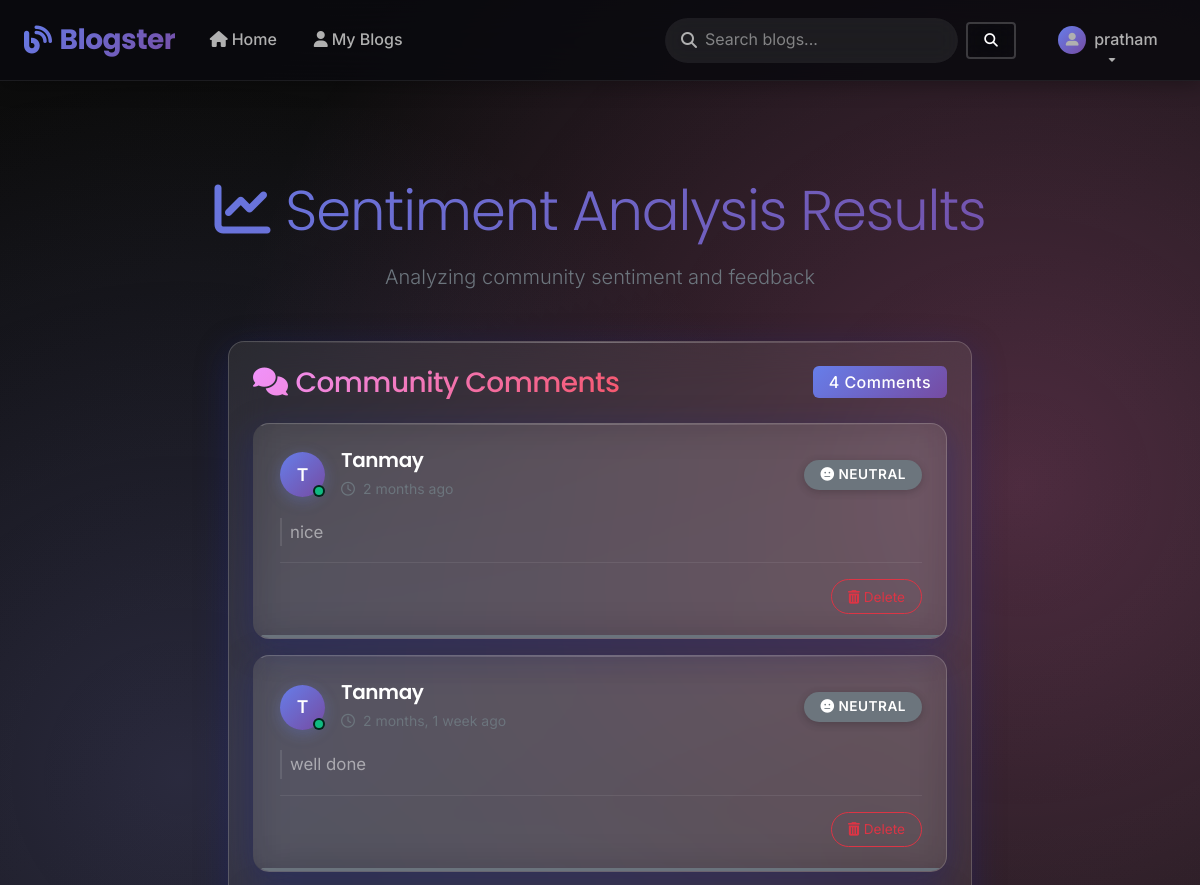
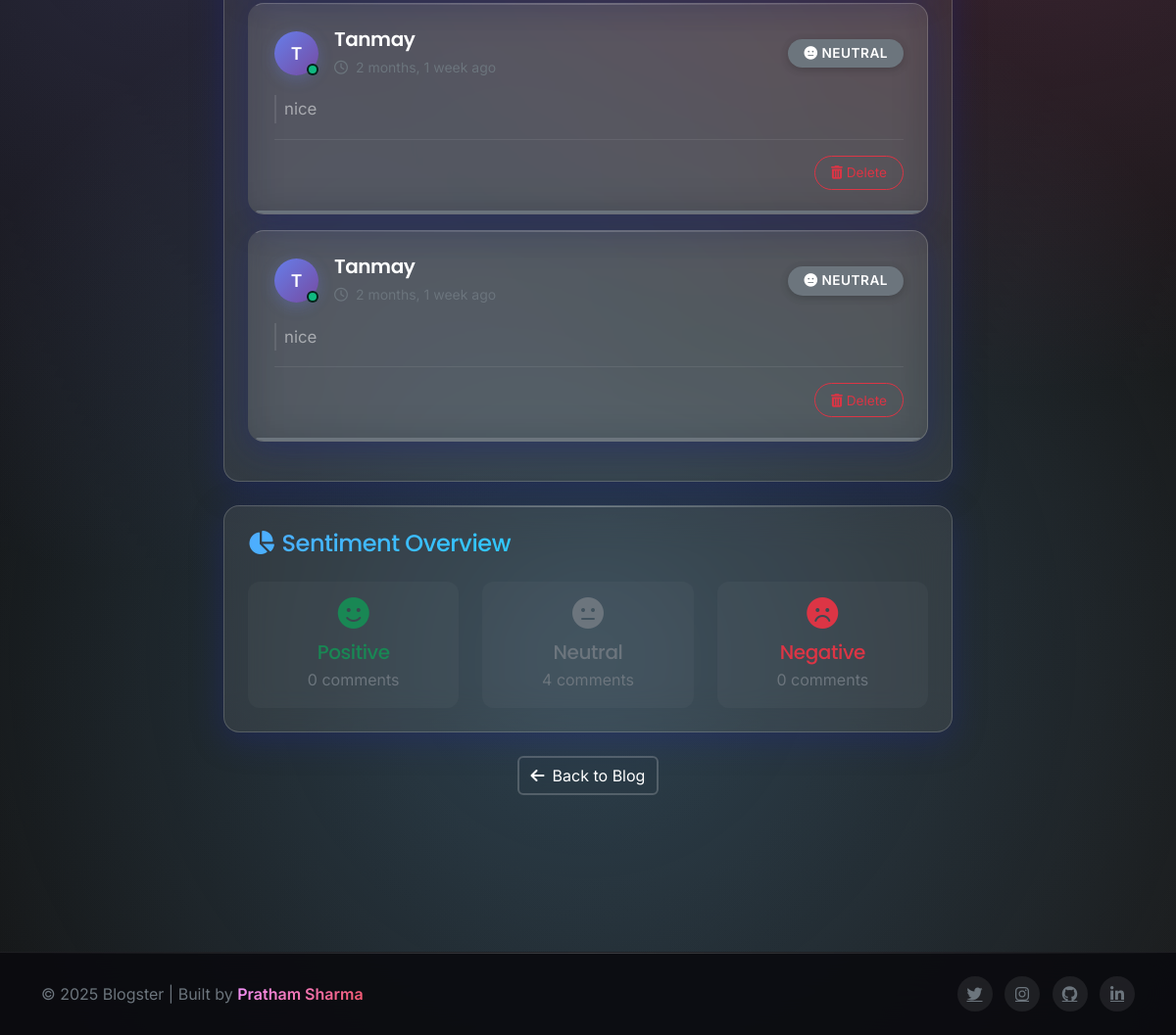
/tweet/1/neutral/count_analysis (signed in), run on the app's committed database (2 pictures, top to bottom).
### tweet/models.py (models this page shows, shortened)
class Comment(models.Model):
    tweet = models.ForeignKey(Tweet, on_delete=models.CASCADE, related_name='comments')
    user = models.ForeignKey(User, on_delete=models.CASCADE)
    text = models.TextField(max_length=500)
    created_at = models.DateTimeField(auto_now_add=True)
    sentiment = models.CharField(max_length=20, default='neutral')  # 'positive', 'negative', 'neutral'

### tweet/views.py (the view)
# urls.py: path('<int:tweet_id>/<str:sentiment>/count_analysis',views.sentiment_list, name='sentiment_list'),
@login_required
def sentiment_list(request,tweet_id,sentiment):
    tweet = get_object_or_404(Tweet, id=tweet_id)
    comments = tweet.comments.filter(sentiment=sentiment).order_by('-created_at')
    positive_count = tweet.comments.filter(sentiment='positive').count()
    negative_count = tweet.comments.filter(sentiment='negative').count()
    neutral_count = tweet.comments.filter(sentiment='neutral').count()
    return render(request, 'sentiment_list.html', {
        'tweet': tweet,
        'comments': comments,
        'sentiment': sentiment,
        'positive_count': positive_count,
        'negative_count': negative_count,
        'neutral_count': neutral_count
    })

### tweet/templates/sentiment_list.html (shortened to what this page needs)
{% extends "layout.html" %}
{% block content %}
<div class="container-fluid py-5">
    <div class="text-center mb-5">
        <h1 class="display-4 mb-3 gradient-text">
            <i class="fas fa-chart-line me-3"></i>Sentiment Analysis Results
        </h1>
        <p class="lead text-secondary">Analyzing community sentiment and feedback</p>
    </div>
    <div class="row justify-content-center">
        <div class="col-lg-10 col-xl-8">
            {% if comments %}
                <div class="glass-card p-4 mb-4">
                    <div class="d-flex align-items-center justify-content-between mb-4">
                        <h3 class="secondary-gradient-text mb-0">
                            <i class="fas fa-comments me-2"></i>Community Comments
                        </h3>
                        <div class="badge bg-primary-custom fs-6 px-3 py-2">
                            {{ comments|length }} Comment{{ comments|length|pluralize }}
                        </div>
                    </div>
                    <div class="comments-container">
                        {% for comment in comments %}
                        <div class="comment-card glass-card mb-3 p-4 position-relative animate-on-scroll">
                            <div class="d-flex align-items-center justify-content-between mb-3">
                                <div class="d-flex align-items-center">
                                    <a href="{% url 'user_profile' comment.user.id %}" style="color: inherit; text-decoration: none;">
                                    <div class="user-avatar me-3">
                                        <div style="
                                            width: 45px;
                                            height: 45px;
                                            background: var(--primary-gradient);
                                            border-radius: 50%;
                                            display: flex;
                                            align-items: center;
                                            justify-content: center;
                                            font-weight: 600;
                                            font-size: 1.1rem;
                                            color: white;
                                            box-shadow: 0 4px 15px rgba(102, 126, 234, 0.3);
                                        ">
                                            <a href="{% url 'user_profile' comment.user.id %}" style="color: inherit; text-decoration: none;">
                                            {{ comment.user.username|first|upper }}
                                            </a>
                                        </div>
                                    </div>
                                    </a>
                                    <div>
                                        <h5 class="mb-1 text-white fw-semibold">
                                            <a href="{% url 'user_profile' comment.user.id %}" style="color: inherit; text-decoration: none;">
                                            {{ comment.user.username }}
                                            </a>
                                        </h5>
                                        <small class="text-secondary">
                                            <i class="far fa-clock me-1"></i>
                                            {% if comment.created_at %}
                                                {{ comment.created_at|timesince }} ago
                                            {% else %}
                                                Just now
                                            {% endif %}
                                        </small>
                                    </div>
                                </div>
                                {% if comment.sentiment %}
                                    {% if comment.sentiment == 'positive' or comment.sentiment == 'POSITIVE' %}
                                        <span class="badge bg-success-custom sentiment-badge">
                                            <i class="fas fa-smile me-1"></i>Positive
                                        </span>
                                    {% elif comment.sentiment == 'negative' or comment.sentiment == 'NEGATIVE' %}
                                        <span class="badge bg-danger sentiment-badge">
                                            <i class="fas fa-frown me-1"></i>Negative
                                        </span>
                                    {% elif comment.sentiment == 'neutral' or comment.sentiment == 'NEUTRAL' %}
                                        <span class="badge bg-secondary sentiment-badge">
                                            <i class="fas fa-meh me-1"></i>Neutral
                                        </span>
                                    {% else %}
                                        <span class="badge bg-info sentiment-badge">
                                            <i class="fas fa-brain me-1"></i>{{ comment.sentiment|title }}
                                        </span>
                                    {% endif %}
                                {% endif %}
                            </div>
                            <div class="comment-content mb-3">
                                <p class="mb-0 text-white-50 lh-relaxed" style="font-size: 1.05rem; line-height: 1.6;">
                                    {{ comment.text }}
                                </p>
                            </div>
                            <div class="comment-actions d-flex justify-content-between align-items-center">
                                {% if user.is_authenticated and comment.user == user or tweet.user == user or user.is_staff %}
                                <form method="post" action="{% url 'comment_delete' tweet.id comment.id %}" class="d-inline">
                                    <button type="submit"
                                            class="btn btn-outline-danger btn-sm delete-btn"
                                            onclick="return confirm('Are you sure you want to delete this comment?')"
                                            title="Delete Comment">
                                        <i class="fas fa-trash-alt me-1"></i>Delete
                                    </button>
                                </form>
                                {% endif %}
                            </div>
                            {% if comment.sentiment %}
                            <div class="sentiment-indicator">
                                {% if comment.sentiment == 'positive' or comment.sentiment == 'POSITIVE' %}
                                    <div class="sentiment-line bg-success"></div>
                                {% elif comment.sentiment == 'negative' or comment.sentiment == 'NEGATIVE' %}
                                    <div class="sentiment-line bg-danger"></div>
                                {% else %}
                                    <div class="sentiment-line bg-secondary"></div>
                                {% endif %}
                            </div>
                            {% endif %}
                        </div>
                        {% endfor %}
                    </div>
                </div>
                <div class="glass-card p-4">
                    <h4 class="accent-gradient-text mb-4">
                        <i class="fas fa-chart-pie me-2"></i>Sentiment Overview
                    </h4>
                    <div class="row text-center">
                        <div class="col-md-4">
                            <div class="sentiment-stat">
                                <div class="sentiment-icon text-success mb-2">
                                    <i class="fas fa-smile" style="font-size: 2rem;"></i>
                                </div>
                                <h5 class="text-success mb-1">Positive</h5>
                                <p class="text-secondary mb-0">
                                    {{ positive_count }} comment{{ positive_count|pluralize }}
                                </p>
                            </div>
                        </div>
                        <div class="col-md-4">
                            <div class="sentiment-stat">
                                <div class="sentiment-icon text-secondary mb-2">
                                    <i class="fas fa-meh" style="font-size: 2rem;"></i>
                                </div>
                                <h5 class="text-secondary mb-1">Neutral</h5>
                                <p class="text-secondary mb-0">
                                    {{ neutral_count }} comment{{ neutral_count|pluralize }}
                                </p>
                            </div>
                        </div>
                        <div class="col-md-4">
                            <div class="sentiment-stat">
                                <div class="sentiment-icon text-danger mb-2">
                                    <i class="fas fa-frown" style="font-size: 2rem;"></i>
                                </div>
                                <h5 class="text-danger mb-1">Negative</h5>
                                <p class="text-secondary mb-0">
                                    {{ negative_count }} comment{{ negative_count|pluralize }}
                                </p>
                            </div>
                        </div>
                    </div>
                </div>
            {% endif %}
            <div class="text-center mt-4">
                <a href="{% if tweet %}{% url 'tweet_detail' tweet.id %}{% else %}{% url 'tweet_list' %}{% endif %}"
                   class="btn btn-outline-custom">
                    <i class="fas fa-arrow-left me-2"></i>Back to Blog
                </a>
            </div>
        </div>
    </div>
</div>
{% endblock %}

### templates/layout.html (shortened to what this page needs)
<!DOCTYPE html>
<html lang="en">
  <head>
    <link
      href="https://cdn.jsdelivr.net/npm/bootstrap@5.3.6/dist/css/bootstrap.min.css"
      rel="stylesheet"
    />
    <link
      rel="stylesheet"
      href="https://cdnjs.cloudflare.com/ajax/libs/font-awesome/6.4.0/css/all.min.css"
    />
  </head>
  <body class="d-flex flex-column min-vh-100">
    <nav class="navbar navbar-expand-lg navbar-dark sticky-top">
      <div class="container-fluid px-4">
        <a
          class="navbar-brand d-flex align-items-center"
          href="{% url 'home' %}"
        >
          <i class="fas fa-blog me-2"></i>Blogster
        </a>
        <div class="collapse navbar-collapse" id="navbarNav">
          <ul class="navbar-nav me-auto mb-2 mb-lg-0">
            <li class="nav-item">
              <a class="nav-link" href="{% url 'tweet_list' %}">
                <i class="fas fa-home me-1"></i>Home
              </a>
            </li>
            <li class="nav-item">
              <a class="nav-link" href="{% url 'my_tweets' %}">
                <i class="fas fa-user me-1"></i>My Blogs
              </a>
            </li>
          </ul>
          <form
            class="d-flex align-items-center me-4"
            method="get"
            action="{% url 'tweet_search' %}"
          >
            <div class="search-container position-relative">
              <i class="fas fa-search search-icon"></i>
              <input
                class="search-input border-0"
                type="search"
                name="q"
                placeholder="Search blogs..."
              />
            </div>
            <button class="btn btn-outline-custom btn-sm ms-2" type="submit">
              <i class="fas fa-search"></i>
            </button>
          </form>
          <ul class="navbar-nav">
            {% if user.is_authenticated %}
            <li class="nav-item dropdown">
              <a
                class="nav-link dropdown-toggle d-flex align-items-center"
                href="#"
                role="button"
                data-bs-toggle="dropdown"
              >
                <div class="d-flex align-items-center">
                  <div
                    class="me-2"
                    style="
                      width: 28px;
                      height: 28px;
                      background: var(--primary-gradient);
                      border-radius: 50%;
                      display: flex;
                      align-items: center;
                      justify-content: center;
                    "
                  >
                    <i class="fas fa-user-alt" style="font-size: 0.8rem"></i>
                  </div>
                  <span>{{ user.username }}</span>
                </div>
              </a>
            </li>
            {% endif %}
          </ul>
        </div>
      </div>
    </nav>
    <main class="flex-grow-1">
      <main class="container-fluid px-4 py-5 page-transition">
        {% block content %}{% endblock %}
      </main>
    </main>
    <footer class="footer text-center py-4">
      <div class="container">
        <div class="row align-items-center">
          <div class="col-md-6 text-md-start">
            <p class="mb-0 text-secondary">
              &copy; 2025 Blogster | Built by
              <span class="secondary-gradient-text fw-semibold"
                >Pratham Sharma</span
              >
            </p>
          </div>
          <div class="col-md-6 text-md-end mt-3 mt-md-0">
            <div class="social-links">
              <a href="https://x.com/Pratham16092004" class="text-secondary me-2"
                ><i class="fab fa-twitter"></i
              ></a>
              <a href="https://www.instagram.com/_pratham_169/" class="text-secondary me-2"
                ><i class="fab fa-instagram"></i
              ></a>
              <a href="https://github.com/PrathamSharma169" class="text-secondary me-2"
                ><i class="fab fa-github"></i
              ></a>
              <a href="https://www.linkedin.com/in/pratham-sharma-9a5307251/" class="text-secondary"
                ><i class="fab fa-linkedin-in"></i
              ></a>
            </div>
          </div>
        </div>
      </div>
    </footer>
  </body>
</html>

### data on the page
Comment: user.username|first "T", user.username "Tanmay", created_at "2 months", sentiment "neutral" (drawn), text "nice"
Comment: user.username|first "T", user.username "Tanmay", created_at "2 months, 1 week", sentiment "neutral" (drawn), text "well done", shows "Delete"
Comment: user.username|first "T", user.username "Tanmay", created_at "2 months, 1 week", sentiment "neutral" (drawn), text "nice", shows "Delete"
Comment: user.username|first "T", user.username "Tanmay", created_at "2 months, 1 week", sentiment "neutral" (drawn), text "nice", shows "Delete"

### other printed values
{{ user.username }} "pratham"
{{ comments|length }} "4"
{{ positive_count }} "0"
{{ neutral_count }} "4"
{{ negative_count }} "0"
